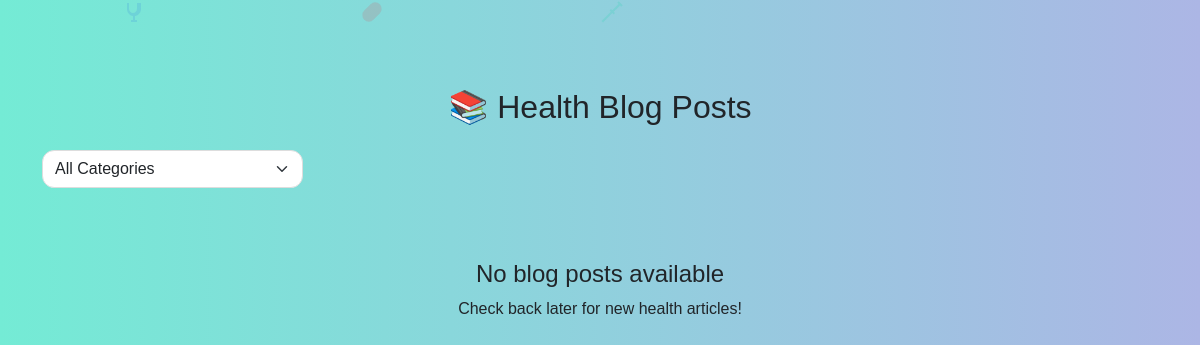
Before: /blog/list/ (signed in) with the older database file.
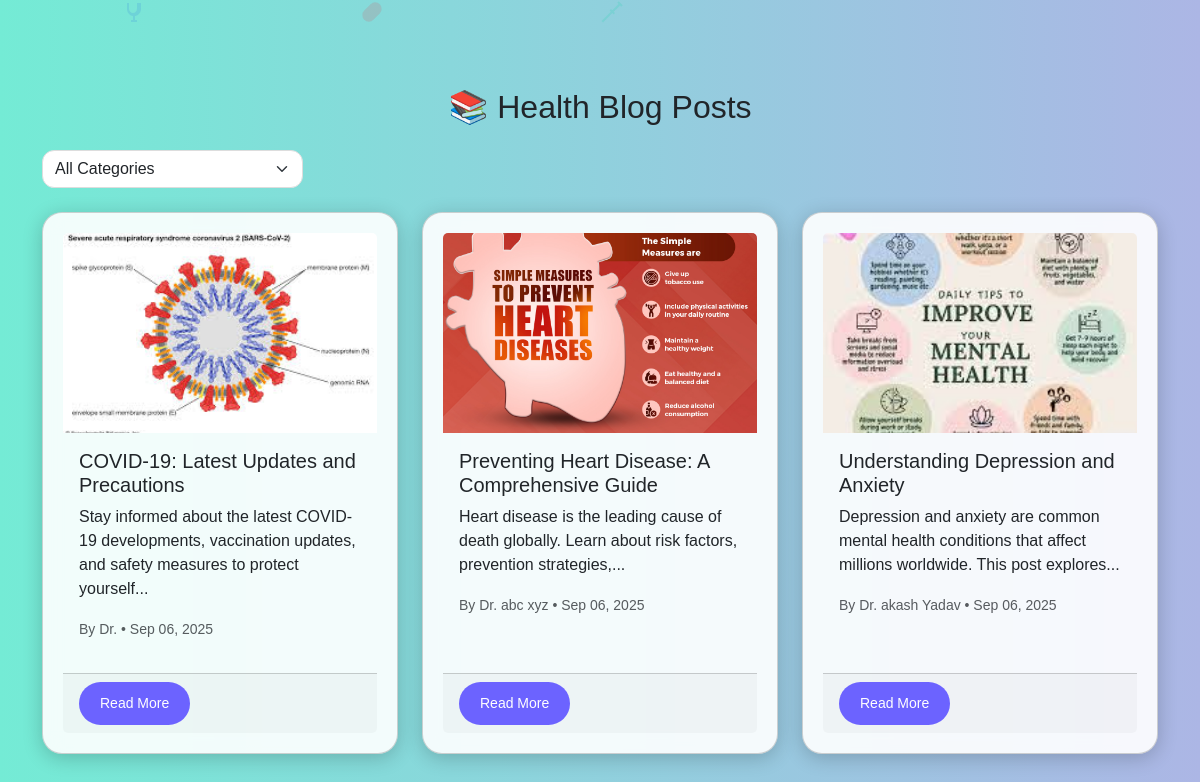
After: the same page with the newer database file.
### accounts/models.py (models this page shows, shortened)
class BlogPost(models.Model):
    title = models.CharField(max_length=200)
    image = models.ImageField(upload_to="blog_images/")
    category = models.ForeignKey(Category, on_delete=models.CASCADE)
    summary = models.TextField()
    content = models.TextField()
    is_draft = models.BooleanField(default=False)
    author = models.ForeignKey(CustomUser, on_delete=models.CASCADE)
    created_at = models.DateTimeField(auto_now_add=True)
    updated_at = models.DateTimeField(auto_now=True)
    class Meta:
        verbose_name_plural = "Blog Posts"
    def truncated_summary(self):
        words = self.summary.split()
        if len(words) > 15:
            return ' '.join(words[:15]) + '...'
        return self.summary

class CustomUser(AbstractUser):
    USER_TYPE_CHOICES = (
        ('patient', 'Patient'),
        ('doctor', 'Doctor'),
    )
    user_type = models.CharField(max_length=10, choices=USER_TYPE_CHOICES)
    profile_picture = models.ImageField(upload_to="profiles/", blank=True, null=True)
    address_line1 = models.CharField(max_length=255)
    city = models.CharField(max_length=100)
    state = models.CharField(max_length=100)
    pincode = models.CharField(max_length=10)

### accounts/views.py (the view)
# urls.py: path('blog/list/', views.blog_list, name='blog_list'),
@login_required
def blog_list(request):
    categories = Category.objects.all()
    category_id = request.GET.get('category')
    if category_id:
        blogs = BlogPost.objects.filter(category_id=category_id, is_draft=False)
    else:
        blogs = BlogPost.objects.filter(is_draft=False)
    blogs = blogs.order_by('-created_at')
    return render(request, 'blog_list.html', {'blogs': blogs, 'categories': categories})

### accounts/templates/blog_list.html (shortened to what this page needs)
{% extends "base.html" %}
{% block content %}
<div class="container py-5">
    <h2 class="text-center mb-4">📚 Health Blog Posts</h2>
    <div class="row mb-4">
        <div class="col-md-3">
            <select class="form-select" onchange="if(this.value) window.location.href=this.value">
                <option value="{% url 'blog_list' %}">All Categories</option>
            </select>
        </div>
    </div>
    <div class="row">
        {% for blog in blogs %}
        <div class="col-md-4 mb-4">
            <div class="card h-100 animate__animated animate__fadeIn">
                {% if blog.image %}
                <img src="{{ blog.image.url }}" class="card-img-top" alt="{{ blog.title }}" style="height: 200px; object-fit: cover;">
                {% endif %}
                <div class="card-body">
                    <h5 class="card-title">{{ blog.title }}</h5>
                    <p class="card-text">{{ blog.truncated_summary }}</p>
                    <p class="text-muted">
                        <small>
                            By Dr. {{ blog.author.first_name }} {{ blog.author.last_name }} •
                            {{ blog.created_at|date:"M d, Y" }}
                        </small>
                    </p>
                </div>
                <div class="card-footer">
                    <a href="{% url 'blog_detail' blog.pk %}" class="btn btn-custom btn-sm">Read More</a>
                </div>
            </div>
        </div>
        {% empty %}
        <div class="col-12">
            <div class="text-center py-5">
                <h4>No blog posts available</h4>
                <p>Check back later for new health articles!</p>
            </div>
        </div>
        {% endfor %}
    </div>
</div>
{% endblock %}

### accounts/templates/base.html (shortened to what this page needs)
<!DOCTYPE html>
<html lang="en">
<head>
  <link href="https://cdn.jsdelivr.net/npm/bootstrap@5.3.2/dist/css/bootstrap.min.css" rel="stylesheet">
  <link rel="stylesheet" href="https://cdnjs.cloudflare.com/ajax/libs/animate.css/4.1.1/animate.min.css"/>
</head>
<body>
  <div class="background-icons">
    <svg class="icon" style="left: 10%;" xmlns="http://www.w3.org/2000/svg" width="48" height="48" fill="#2d6cdf"><path d="M19 3h-2v6c0 2.21-1.79 4-4 4s-4-1.79-4-4V3H7v6c0 3.53 2.61 6.43 6 6.92V20h-2v2h6v-2h-2v-4.08c3.39-.49 6-3.39 6-6.92V3z"/></svg>
    <svg class="icon" style="left: 30%; animation-delay: 2s;" xmlns="http://www.w3.org/2000/svg" width="48" height="48" fill="#e63946"><path d="M19.778 4.222a6.5 6.5 0 0 0-9.192 0L4.222 10.586a6.5 6.5 0 0 0 9.192 9.192l6.364-6.364a6.5 6.5 0 0 0 0-9.192z"/></svg>
  </div>
  {% block content %}{% endblock %}
</body>
</html>

### accounts/templates/base.html (style rules this page uses)
body { background: linear-gradient(to right, #74ebd5, #ACB6E5); min-height: 100vh; font-family: 'Poppins', sans-serif; overflow-x: hidden; display: block; padding-top: 40px; padding-bottom: 40px; }
.card { border-radius: 20px; box-shadow: 0 4px 20px rgba(0,0,0,0.2); padding: 20px; background: rgba(255, 255, 255, 0.9); backdrop-filter: blur(10px); }
.btn-custom { background: #6c63ff; color: white; border-radius: 30px; padding: 10px 20px; transition: 0.3s; }
input.form-control, select.form-select { border-radius: 12px; border: 1px solid #ddd; transition: 0.3s; }
.background-icons { position: fixed; top: 0; left: 0; width: 100%; height: 100%; z-index: -1; }
.icon { position: absolute; opacity: 0.15; animation: float 15s infinite linear; }

Changed rows visible on the page:
added BlogPost: image (picture), title "COVID-19: Latest Updates and Precautions", truncated_summary "Stay informed about the latest COVID-19 developments, vaccination updates, and safety measures to protect yourself...", created_at "Sep 06, 2025"
added BlogPost: image (picture), title "Preventing Heart Disease: A Comprehensive Guide", truncated_summary "Heart disease is the leading cause of death globally. Learn about risk factors, prevention strategies,...", author.first_name "abc", author.last_name "xyz", created_at "Sep 06, 2025"
added BlogPost: image (picture), title "Understanding Depression and Anxiety", truncated_summary "Depression and anxiety are common mental health conditions that affect millions worldwide. This post explores...", author.first_name "akash", author.last_name "Yadav", created_at "Sep 06, 2025"
Other visible differences:
text no longer shown: "No blog posts available Check back later for new health articles!"
